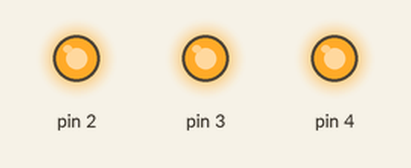
The sketch below on a simulated Arduino Uno, built with avr-gcc and run on an emulated ATmega328P. Parts: output pins drawn as LEDs (lit = HIGH).

Above: at 1.0 s.
At 3.0 s:
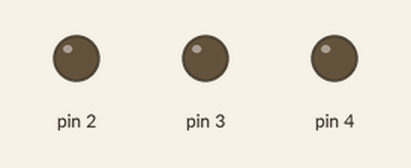
Timing chart, 0 to 5.2 s (numbered marks = the images above):
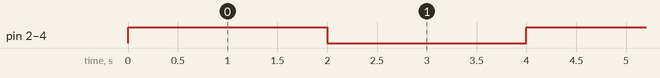

Measured:
- by itself, pin 2–4: alternates HIGH for 2.0 s and LOW for 2.0 s

The sketch:

LEDControl.ino
```cpp
void setup() {
  // put your setup code here, to run once:

}

void loop() {
  toggleLED(2);
  toggleLED(4);
  toggleLED(3);
  delay(2000);
}

void toggleLED(int pin) {
  pinMode(pin, OUTPUT);
  if (digitalRead(pin) == HIGH) {
    digitalWrite(pin, LOW);
  } else {
    digitalWrite(pin, HIGH);
  }
}
```
